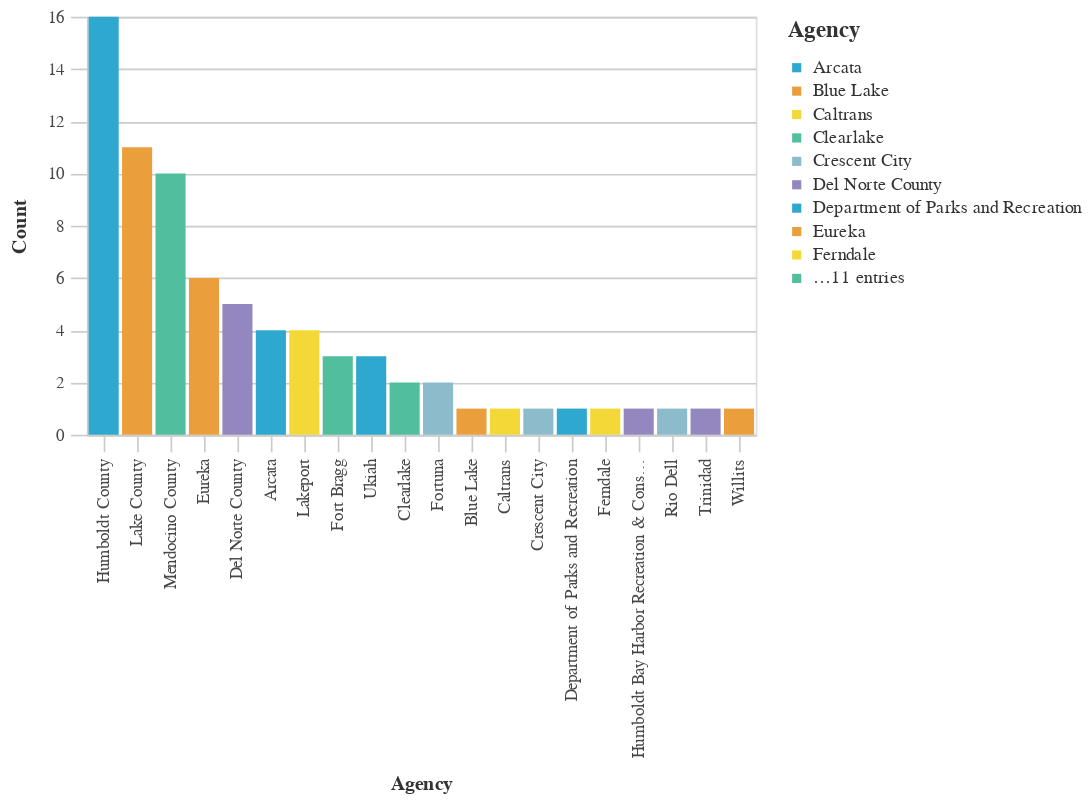

This figure's notebook cell:
### Markdown cell above
### Agencies With The Most Unique Prefix Codes

### Code cell
#Bar chart Agencies With The Most Unique Prefix Codes
    
chart3 = (_dla_utils.basic_bar_chart_no_save(((_dla_utils.get_nunique(df, 'prefix', 'primary_agency_name')).head(30)),
                            'primary_agency_name', 'n', 'primary_agency_name', district))
    
display(chart3)

### Figure 1 — Vega-Lite specification as saved in the notebook (floating-point values rounded to 4 significant figures)
{"config": {"view": {"continuousWidth": 400, "continuousHeight": 300}, "axis": {"domainColor": "#cbcbcb", "grid": true, "gridColor": "#cbcbcb", "gridWidth": 1, "labelColor": "#474747", "labelFont": "Nunito Sans", "labelFontSize": 10, "labelPadding": 4, "tickColor": "#cbcbcb", "tickSize": 10, "titleColor": "#333", "titleFont": "Raleway", "titleFontSize": 12, "titlePadding": 10}, "axisBand": {"grid": false}, "background": "white", "font": "Raleway", "header": {"labelFont": "Nunito Sans", "titleFont": "Raleway"}, "legend": {"labelColor": "#333", "labelFont": "Nunito Sans", "labelFontSize": 11, "labelLimit": 0, "padding": 1, "symbolSize": 30, "symbolType": "square", "titleColor": "#333", "titleFont": "Raleway", "titleFontSize": 14, "titlePadding": 10}, "title": {"anchor": "middle", "font": "Raleway", "fontSize": 18, "fontWeight": 300, "offset": 20}}, "data": {"name": "data-1e6e856cc391e3154ec0c35f75f2015a"}, "mark": "bar", "encoding": {"color": {"field": "primary_agency_name", "legend": {"symbolLimit": 10, "title": "Agency"}, "scale": {"range": ["#2EA8CE", "#EB9F3C", "#F4D837", "#51BF9D", "#8CBCCB", "#9487C0"]}, "type": "nominal"}, "tooltip": [{"field": "primary_agency_name", "type": "nominal"}, {"field": "n", "type": "quantitative"}], "x": {"field": "primary_agency_name", "sort": "-y", "title": "Agency", "type": "nominal"}, "y": {"field": "n", "title": "Count", "type": "quantitative"}}, "height": 250, "width": 400, "$schema": "https://vega.github.io/schema/vega-lite/v4.17.0.json", "datasets": {"data-1e6e856cc391e3154ec0c35f75f2015a": [{"primary_agency_name": "Humboldt County", "n": 16}, {"primary_agency_name": "Lake County", "n": 11}, {"primary_agency_name": "Mendocino County", "n": 10}, {"primary_agency_name": "Eureka", "n": 6}, {"primary_agency_name": "Del Norte County", "n": 5}, {"primary_agency_name": "Arcata", "n": 4}, {"primary_agency_name": "Lakeport", "n": 4}, {"primary_agency_name": "Fort Bragg", "n": 3}, {"primary_agency_name": "Ukiah", "n": 3}, {"primary_agency_name": "Clearlake", "n": 2}, {"primary_agency_name": "Fortuna", "n": 2}, {"primary_agency_name": "Blue Lake", "n": 1}, {"primary_agency_name": "Caltrans", "n": 1}, {"primary_agency_name": "Crescent City", "n": 1}, {"primary_agency_name": "Department of Parks and Recreation", "n": 1}, {"primary_agency_name": "Ferndale", "n": 1}, {"primary_agency_name": "Humboldt Bay Harbor Recreation & Conservation District", "n": 1}, {"primary_agency_name": "Rio Dell", "n": 1}, {"primary_agency_name": "Trinidad", "n": 1}, {"primary_agency_name": "Willits", "n": 1}]}}
